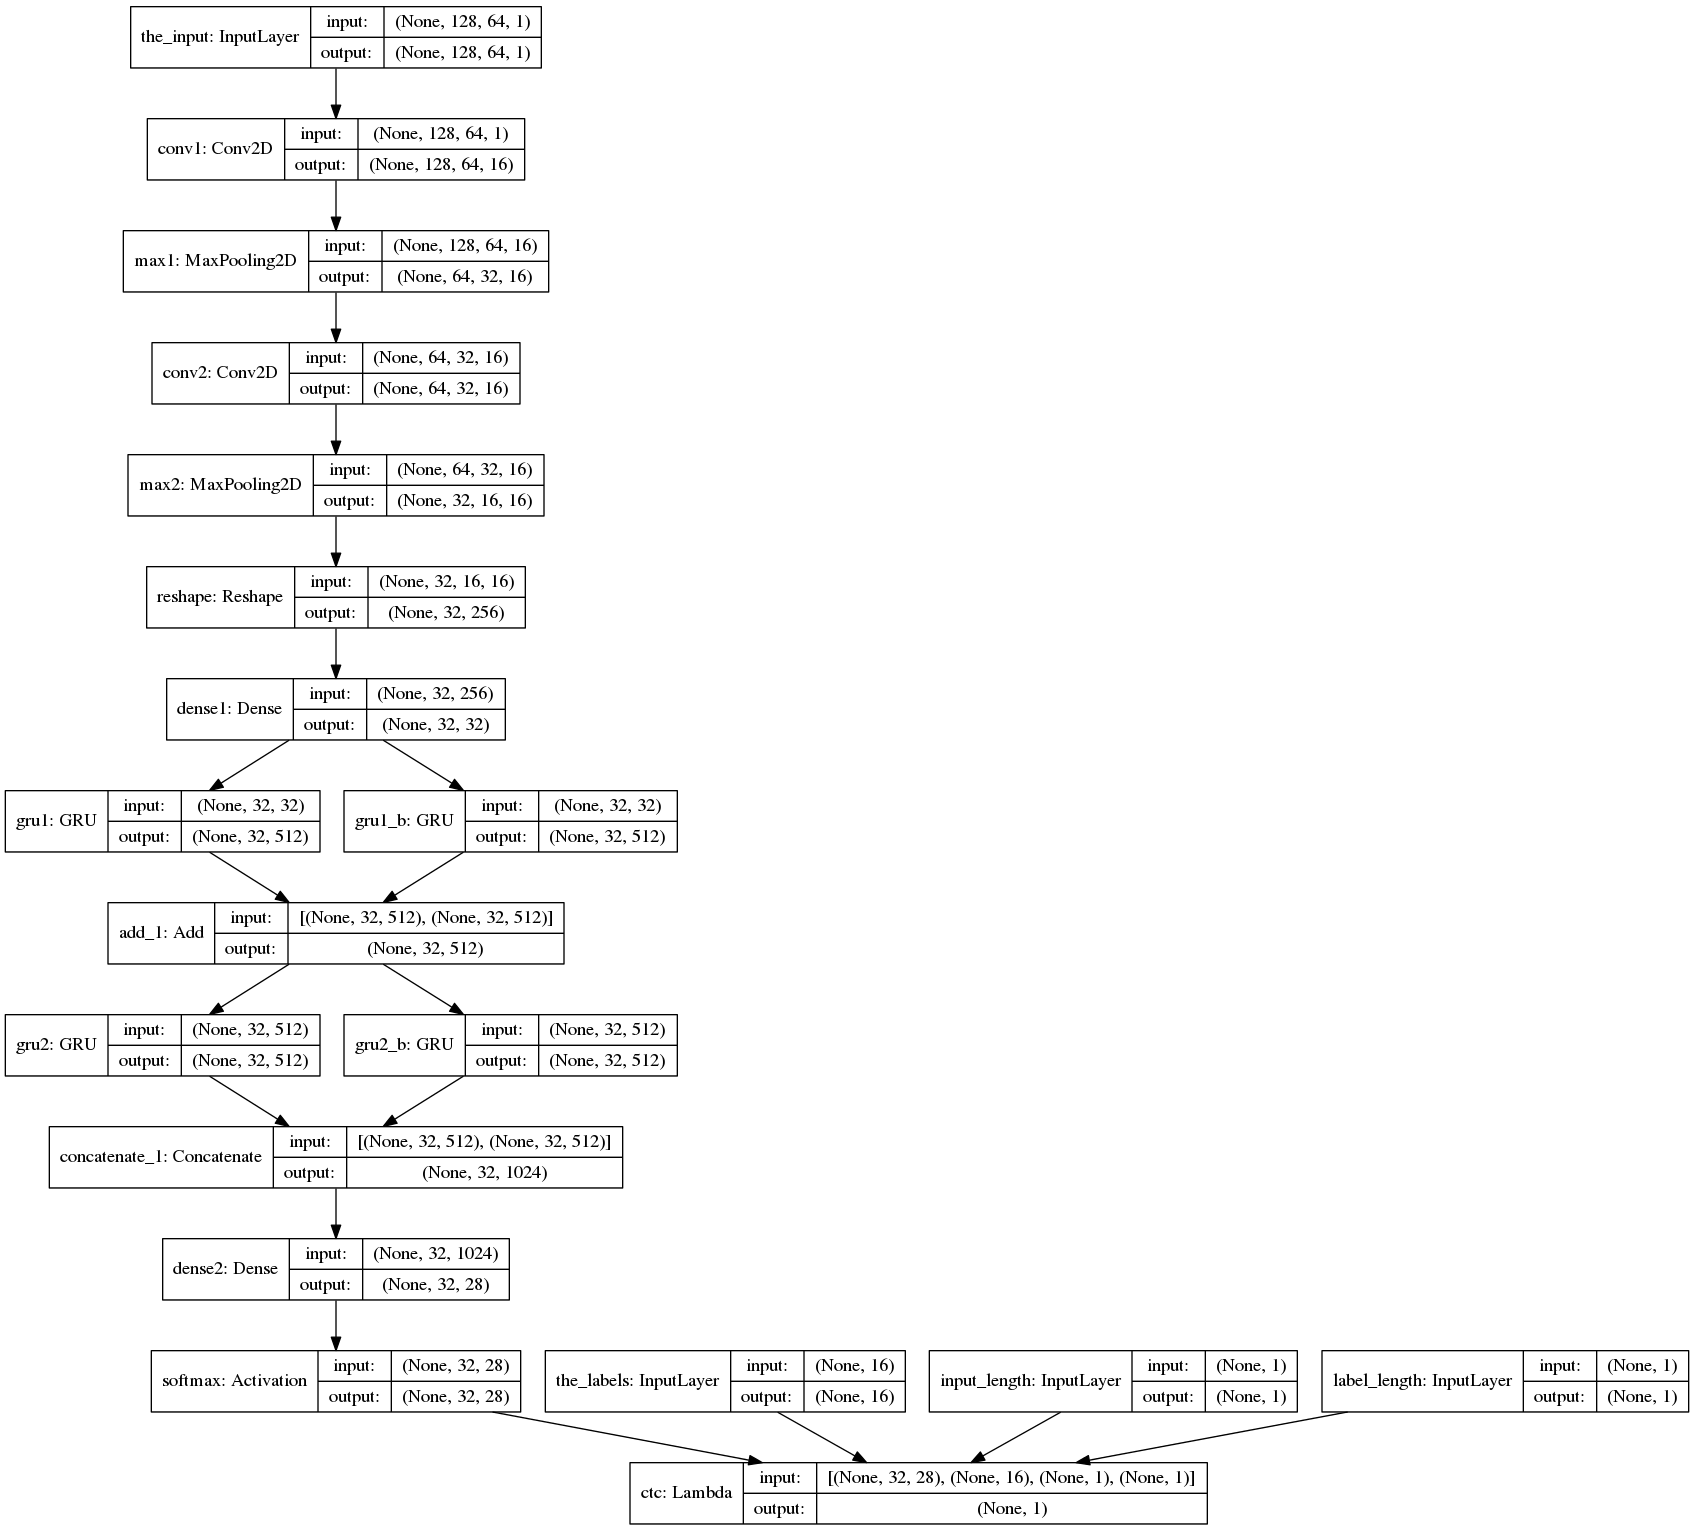

Write Python code to recreate this figure.
'''This example uses a convolutional stack followed by a recurrent stack
and a CTC logloss function to perform optical character recognition
of generated text images. I have no evidence of whether it actually
learns general shapes of text, or just is able to recognize all
the different fonts thrown at it...the purpose is more to demonstrate CTC
inside of Keras.  Note that the font list may need to be updated
for the particular OS in use.

This starts off with 4 letter words.  For the first 12 epochs, the
difficulty is gradually increased using the TextImageGenerator class
which is both a generator class for test/train data and a Keras
callback class. After 20 epochs, longer sequences are thrown at it
by recompiling the model to handle a wider image and rebuilding
the word list to include two words separated by a space.

The table below shows normalized edit distance values. Theano uses
a slightly different CTC implementation, hence the different results.

            Norm. ED
Epoch |   TF   |   TH
------------------------
    10   0.027   0.064
    15   0.038   0.035
    20   0.043   0.045
    25   0.014   0.019

This requires cairo and editdistance packages:
pip install cairocffi
pip install editdistance

Created by Mike Henry
https://github.com/mbhenry/
'''
import os
import itertools
import re
import datetime
import cairocffi as cairo
import editdistance
import numpy as np
from scipy import ndimage
import pylab
from keras import backend as K
from keras.layers.convolutional import Conv2D, MaxPooling2D
from keras.layers import Input, Dense, Activation
from keras.layers import Reshape, Lambda
from keras.layers.merge import add, concatenate
from keras.models import Model
from keras.layers.recurrent import GRU
from keras.optimizers import SGD
from keras.utils.data_utils import get_file
from keras.preprocessing import image
import keras.callbacks


OUTPUT_DIR = 'image_ocr'

np.random.seed(55)


# this creates larger "blotches" of noise which look
# more realistic than just adding gaussian noise
# assumes greyscale with pixels ranging from 0 to 1

def speckle(img):
    severity = np.random.uniform(0, 0.6)
    blur = ndimage.gaussian_filter(np.random.randn(*img.shape) * severity, 1)
    img_speck = (img + blur)
    img_speck[img_speck > 1] = 1
    img_speck[img_speck <= 0] = 0
    return img_speck


# paints the string in a random location the bounding box
# also uses a random font, a slight random rotation,
# and a random amount of speckle noise

def paint_text(text, w, h, rotate=False, ud=False, multi_fonts=False):
    surface = cairo.ImageSurface(cairo.FORMAT_RGB24, w, h)
    with cairo.Context(surface) as context:
        context.set_source_rgb(1, 1, 1)  # White
        context.paint()
        # this font list works in Centos 7
        if multi_fonts:
            fonts = ['Century Schoolbook', 'Courier', 'STIX', 'URW Chancery L', 'FreeMono']
            context.select_font_face(np.random.choice(fonts), cairo.FONT_SLANT_NORMAL,
                                     np.random.choice([cairo.FONT_WEIGHT_BOLD, cairo.FONT_WEIGHT_NORMAL]))
        else:
            context.select_font_face('Courier', cairo.FONT_SLANT_NORMAL, cairo.FONT_WEIGHT_BOLD)
        context.set_font_size(25)
        box = context.text_extents(text)
        border_w_h = (4, 4)
        if box[2] > (w - 2 * border_w_h[1]) or box[3] > (h - 2 * border_w_h[0]):
            raise IOError('Could not fit string into image. Max char count is too large for given image width.')

        # teach the RNN translational invariance by
        # fitting text box randomly on canvas, with some room to rotate
        max_shift_x = w - box[2] - border_w_h[0]
        max_shift_y = h - box[3] - border_w_h[1]
        top_left_x = np.random.randint(0, int(max_shift_x))
        if ud:
            top_left_y = np.random.randint(0, int(max_shift_y))
        else:
            top_left_y = h // 2
        context.move_to(top_left_x - int(box[0]), top_left_y - int(box[1]))
        context.set_source_rgb(0, 0, 0)
        context.show_text(text)

    buf = surface.get_data()
    a = np.frombuffer(buf, np.uint8)
    a.shape = (h, w, 4)
    a = a[:, :, 0]  # grab single channel
    a = a.astype(np.float32) / 255
    a = np.expand_dims(a, 0)
    if rotate:
        a = image.random_rotation(a, 3 * (w - top_left_x) / w + 1)
    a = speckle(a)

    return a


def shuffle_mats_or_lists(matrix_list, stop_ind=None):
    ret = []
    assert all([len(i) == len(matrix_list[0]) for i in matrix_list])
    len_val = len(matrix_list[0])
    if stop_ind is None:
        stop_ind = len_val
    assert stop_ind <= len_val

    a = list(range(stop_ind))
    np.random.shuffle(a)
    a += list(range(stop_ind, len_val))
    for mat in matrix_list:
        if isinstance(mat, np.ndarray):
            ret.append(mat[a])
        elif isinstance(mat, list):
            ret.append([mat[i] for i in a])
        else:
            raise TypeError('`shuffle_mats_or_lists` only supports '
                            'numpy.array and list objects.')
    return ret


def text_to_labels(text, num_classes):
    ret = []
    for char in text:
        if char >= 'a' and char <= 'z':
            ret.append(ord(char) - ord('a'))
        elif char == ' ':
            ret.append(26)
    return ret


# only a-z and space..probably not to difficult
# to expand to uppercase and symbols

def is_valid_str(in_str):
    search = re.compile(r'[^a-z\ ]').search
    return not bool(search(in_str))


# Uses generator functions to supply train/test with
# data. Image renderings are text are created on the fly
# each time with random perturbations

class TextImageGenerator(keras.callbacks.Callback):

    def __init__(self, monogram_file, bigram_file, minibatch_size,
                 img_w, img_h, downsample_factor, val_split,
                 absolute_max_string_len=16):

        self.minibatch_size = minibatch_size
        self.img_w = img_w
        self.img_h = img_h
        self.monogram_file = monogram_file
        self.bigram_file = bigram_file
        self.downsample_factor = downsample_factor
        self.val_split = val_split
        self.blank_label = self.get_output_size() - 1
        self.absolute_max_string_len = absolute_max_string_len

    def get_output_size(self):
        return 28

    # num_words can be independent of the epoch size due to the use of generators
    # as max_string_len grows, num_words can grow
    def build_word_list(self, num_words, max_string_len=None, mono_fraction=0.5):
        assert max_string_len <= self.absolute_max_string_len
        assert num_words % self.minibatch_size == 0
        assert (self.val_split * num_words) % self.minibatch_size == 0
        self.num_words = num_words
        self.string_list = [''] * self.num_words
        tmp_string_list = []
        self.max_string_len = max_string_len
        self.Y_data = np.ones([self.num_words, self.absolute_max_string_len]) * -1
        self.X_text = []
        self.Y_len = [0] * self.num_words

        # monogram file is sorted by frequency in english speech
        with open(self.monogram_file, 'rt') as f:
            for line in f:
                if len(tmp_string_list) == int(self.num_words * mono_fraction):
                    break
                word = line.rstrip()
                if max_string_len == -1 or max_string_len is None or len(word) <= max_string_len:
                    tmp_string_list.append(word)

        # bigram file contains common word pairings in english speech
        with open(self.bigram_file, 'rt') as f:
            lines = f.readlines()
            for line in lines:
                if len(tmp_string_list) == self.num_words:
                    break
                columns = line.lower().split()
                word = columns[0] + ' ' + columns[1]
                if is_valid_str(word) and \
                        (max_string_len == -1 or max_string_len is None or len(word) <= max_string_len):
                    tmp_string_list.append(word)
        if len(tmp_string_list) != self.num_words:
            raise IOError('Could not pull enough words from supplied monogram and bigram files. ')
        # interlace to mix up the easy and hard words
        self.string_list[::2] = tmp_string_list[:self.num_words // 2]
        self.string_list[1::2] = tmp_string_list[self.num_words // 2:]

        for i, word in enumerate(self.string_list):
            self.Y_len[i] = len(word)
            self.Y_data[i, 0:len(word)] = text_to_labels(word, self.get_output_size())
            self.X_text.append(word)
        self.Y_len = np.expand_dims(np.array(self.Y_len), 1)

        self.cur_val_index = self.val_split
        self.cur_train_index = 0

    # each time an image is requested from train/val/test, a new random
    # painting of the text is performed
    def get_batch(self, index, size, train):
        # width and height are backwards from typical Keras convention
        # because width is the time dimension when it gets fed into the RNN
        if K.image_data_format() == 'channels_first':
            X_data = np.ones([size, 1, self.img_w, self.img_h])
        else:
            X_data = np.ones([size, self.img_w, self.img_h, 1])

        labels = np.ones([size, self.absolute_max_string_len])
        input_length = np.zeros([size, 1])
        label_length = np.zeros([size, 1])
        source_str = []
        for i in range(0, size):
            # Mix in some blank inputs.  This seems to be important for
            # achieving translational invariance
            if train and i > size - 4:
                if K.image_data_format() == 'channels_first':
                    X_data[i, 0, 0:self.img_w, :] = self.paint_func('')[0, :, :].T
                else:
                    X_data[i, 0:self.img_w, :, 0] = self.paint_func('',)[0, :, :].T
                labels[i, 0] = self.blank_label
                input_length[i] = self.img_w // self.downsample_factor - 2
                label_length[i] = 1
                source_str.append('')
            else:
                if K.image_data_format() == 'channels_first':
                    X_data[i, 0, 0:self.img_w, :] = self.paint_func(self.X_text[index + i])[0, :, :].T
                else:
                    X_data[i, 0:self.img_w, :, 0] = self.paint_func(self.X_text[index + i])[0, :, :].T
                labels[i, :] = self.Y_data[index + i]
                input_length[i] = self.img_w // self.downsample_factor - 2
                label_length[i] = self.Y_len[index + i]
                source_str.append(self.X_text[index + i])
        inputs = {'the_input': X_data,
                  'the_labels': labels,
                  'input_length': input_length,
                  'label_length': label_length,
                  'source_str': source_str  # used for visualization only
                  }
        outputs = {'ctc': np.zeros([size])}  # dummy data for dummy loss function
        return (inputs, outputs)

    def next_train(self):
        while 1:
            ret = self.get_batch(self.cur_train_index, self.minibatch_size, train=True)
            self.cur_train_index += self.minibatch_size
            if self.cur_train_index >= self.val_split:
                self.cur_train_index = self.cur_train_index % 32
                (self.X_text, self.Y_data, self.Y_len) = shuffle_mats_or_lists(
                    [self.X_text, self.Y_data, self.Y_len], self.val_split)
            yield ret

    def next_val(self):
        while 1:
            ret = self.get_batch(self.cur_val_index, self.minibatch_size, train=False)
            self.cur_val_index += self.minibatch_size
            if self.cur_val_index >= self.num_words:
                self.cur_val_index = self.val_split + self.cur_val_index % 32
            yield ret

    def on_train_begin(self, logs={}):
        self.build_word_list(16000, 4, 1)
        self.paint_func = lambda text: paint_text(text, self.img_w, self.img_h,
                                                  rotate=False, ud=False, multi_fonts=False)

    def on_epoch_begin(self, epoch, logs={}):
        # rebind the paint function to implement curriculum learning
        if epoch >= 3 and epoch < 6:
            self.paint_func = lambda text: paint_text(text, self.img_w, self.img_h,
                                                      rotate=False, ud=True, multi_fonts=False)
        elif epoch >= 6 and epoch < 9:
            self.paint_func = lambda text: paint_text(text, self.img_w, self.img_h,
                                                      rotate=False, ud=True, multi_fonts=True)
        elif epoch >= 9:
            self.paint_func = lambda text: paint_text(text, self.img_w, self.img_h,
                                                      rotate=True, ud=True, multi_fonts=True)
        if epoch >= 21 and self.max_string_len < 12:
            self.build_word_list(32000, 12, 0.5)


# the actual loss calc occurs here despite it not being
# an internal Keras loss function

def ctc_lambda_func(args):
    y_pred, labels, input_length, label_length = args
    # the 2 is critical here since the first couple outputs of the RNN
    # tend to be garbage:
    y_pred = y_pred[:, 2:, :]
    return K.ctc_batch_cost(labels, y_pred, input_length, label_length)


# For a real OCR application, this should be beam search with a dictionary
# and language model.  For this example, best path is sufficient.

def decode_batch(test_func, word_batch):
    out = test_func([word_batch])[0]
    ret = []
    for j in range(out.shape[0]):
        out_best = list(np.argmax(out[j, 2:], 1))
        out_best = [k for k, g in itertools.groupby(out_best)]
        # 26 is space, 27 is CTC blank char
        outstr = ''
        for c in out_best:
            if c >= 0 and c < 26:
                outstr += chr(c + ord('a'))
            elif c == 26:
                outstr += ' '
        ret.append(outstr)
    return ret


class VizCallback(keras.callbacks.Callback):

    def __init__(self, run_name, test_func, text_img_gen, num_display_words=6):
        self.test_func = test_func
        self.output_dir = os.path.join(
            OUTPUT_DIR, run_name)
        self.text_img_gen = text_img_gen
        self.num_display_words = num_display_words
        if not os.path.exists(self.output_dir):
            os.makedirs(self.output_dir)

    def show_edit_distance(self, num):
        num_left = num
        mean_norm_ed = 0.0
        mean_ed = 0.0
        while num_left > 0:
            word_batch = next(self.text_img_gen)[0]
            num_proc = min(word_batch['the_input'].shape[0], num_left)
            decoded_res = decode_batch(self.test_func, word_batch['the_input'][0:num_proc])
            for j in range(0, num_proc):
                edit_dist = editdistance.eval(decoded_res[j], word_batch['source_str'][j])
                mean_ed += float(edit_dist)
                mean_norm_ed += float(edit_dist) / len(word_batch['source_str'][j])
            num_left -= num_proc
        mean_norm_ed = mean_norm_ed / num
        mean_ed = mean_ed / num
        print('\nOut of %d samples:  Mean edit distance: %.3f Mean normalized edit distance: %0.3f'
              % (num, mean_ed, mean_norm_ed))

    def on_epoch_end(self, epoch, logs={}):
        self.model.save_weights(os.path.join(self.output_dir, 'weights%02d.h5' % (epoch)))
        self.show_edit_distance(256)
        word_batch = next(self.text_img_gen)[0]
        res = decode_batch(self.test_func, word_batch['the_input'][0:self.num_display_words])
        if word_batch['the_input'][0].shape[0] < 256:
            cols = 2
        else:
            cols = 1
        for i in range(self.num_display_words):
            pylab.subplot(self.num_display_words // cols, cols, i + 1)
            if K.image_data_format() == 'channels_first':
                the_input = word_batch['the_input'][i, 0, :, :]
            else:
                the_input = word_batch['the_input'][i, :, :, 0]
            pylab.imshow(the_input.T, cmap='Greys_r')
            pylab.xlabel('Truth = \'%s\'\nDecoded = \'%s\'' % (word_batch['source_str'][i], res[i]))
        fig = pylab.gcf()
        fig.set_size_inches(10, 13)
        pylab.savefig(os.path.join(self.output_dir, 'e%02d.png' % (epoch)))
        pylab.close()


def train(run_name, start_epoch, stop_epoch, img_w):
    # Input Parameters
    img_h = 64
    words_per_epoch = 16000
    val_split = 0.2
    val_words = int(words_per_epoch * (val_split))

    # Network parameters
    conv_filters = 16
    kernel_size = (3, 3)
    pool_size = 2
    time_dense_size = 32
    rnn_size = 512

    if K.image_data_format() == 'channels_first':
        input_shape = (1, img_w, img_h)
    else:
        input_shape = (img_w, img_h, 1)

    fdir = os.path.dirname(get_file('wordlists.tgz',
                                    origin='http://www.mythic-ai.com/datasets/wordlists.tgz', untar=True))

    img_gen = TextImageGenerator(monogram_file=os.path.join(fdir, 'wordlist_mono_clean.txt'),
                                 bigram_file=os.path.join(fdir, 'wordlist_bi_clean.txt'),
                                 minibatch_size=32,
                                 img_w=img_w,
                                 img_h=img_h,
                                 downsample_factor=(pool_size ** 2),
                                 val_split=words_per_epoch - val_words
                                 )
    act = 'relu'
    input_data = Input(name='the_input', shape=input_shape, dtype='float32')
    inner = Conv2D(conv_filters, kernel_size, padding='same',
                   activation=act, kernel_initializer='he_normal',
                   name='conv1')(input_data)
    inner = MaxPooling2D(pool_size=(pool_size, pool_size), name='max1')(inner)
    inner = Conv2D(conv_filters, kernel_size, padding='same',
                   activation=act, kernel_initializer='he_normal',
                   name='conv2')(inner)
    inner = MaxPooling2D(pool_size=(pool_size, pool_size), name='max2')(inner)

    conv_to_rnn_dims = (img_w // (pool_size ** 2), (img_h // (pool_size ** 2)) * conv_filters)
    inner = Reshape(target_shape=conv_to_rnn_dims, name='reshape')(inner)

    # cuts down input size going into RNN:
    inner = Dense(time_dense_size, activation=act, name='dense1')(inner)

    # Two layers of bidirecitonal GRUs
    # GRU seems to work as well, if not better than LSTM:
    gru_1 = GRU(rnn_size, return_sequences=True, kernel_initializer='he_normal', name='gru1')(inner)
    gru_1b = GRU(rnn_size, return_sequences=True, go_backwards=True, kernel_initializer='he_normal', name='gru1_b')(inner)
    gru1_merged = add([gru_1, gru_1b])
    gru_2 = GRU(rnn_size, return_sequences=True, kernel_initializer='he_normal', name='gru2')(gru1_merged)
    gru_2b = GRU(rnn_size, return_sequences=True, go_backwards=True, kernel_initializer='he_normal', name='gru2_b')(gru1_merged)

    # transforms RNN output to character activations:
    inner = Dense(img_gen.get_output_size(), kernel_initializer='he_normal',
                  name='dense2')(concatenate([gru_2, gru_2b]))
    y_pred = Activation('softmax', name='softmax')(inner)
    Model(inputs=input_data, outputs=y_pred).summary()

    labels = Input(name='the_labels', shape=[img_gen.absolute_max_string_len], dtype='float32')
    input_length = Input(name='input_length', shape=[1], dtype='int64')
    label_length = Input(name='label_length', shape=[1], dtype='int64')
    # Keras doesn't currently support loss funcs with extra parameters
    # so CTC loss is implemented in a lambda layer
    loss_out = Lambda(ctc_lambda_func, output_shape=(1,), name='ctc')([y_pred, labels, input_length, label_length])

    # clipnorm seems to speeds up convergence
    sgd = SGD(lr=0.02, decay=1e-6, momentum=0.9, nesterov=True, clipnorm=5)

    model = Model(inputs=[input_data, labels, input_length, label_length], outputs=loss_out)

    # the loss calc occurs elsewhere, so use a dummy lambda func for the loss
    model.compile(loss={'ctc': lambda y_true, y_pred: y_pred}, optimizer=sgd)

    # save as JSON
    json_string = model.to_json()
    with open("image_ocr.json", "w") as of:
        of.write(json_string)

    if start_epoch > 0:
        weight_file = os.path.join(OUTPUT_DIR, os.path.join(run_name, 'weights%02d.h5' % (start_epoch - 1)))
        model.load_weights(weight_file)
    # captures output of softmax so we can decode the output during visualization
    test_func = K.function([input_data], [y_pred])

    viz_cb = VizCallback(run_name, test_func, img_gen.next_val())

    model.fit_generator(generator=img_gen.next_train(), steps_per_epoch=(words_per_epoch - val_words),
                        epochs=stop_epoch, validation_data=img_gen.next_val(), validation_steps=val_words,
                        callbacks=[viz_cb, img_gen], initial_epoch=start_epoch)

    model.save_weights('image_ocr.h5')


if __name__ == '__main__':
    run_name = datetime.datetime.now().strftime('%Y:%m:%d:%H:%M:%S')
    train(run_name, 0, 20, 128)
    # increase to wider images and start at epoch 20. The learned weights are reloaded
    train(run_name, 20, 25, 512)
